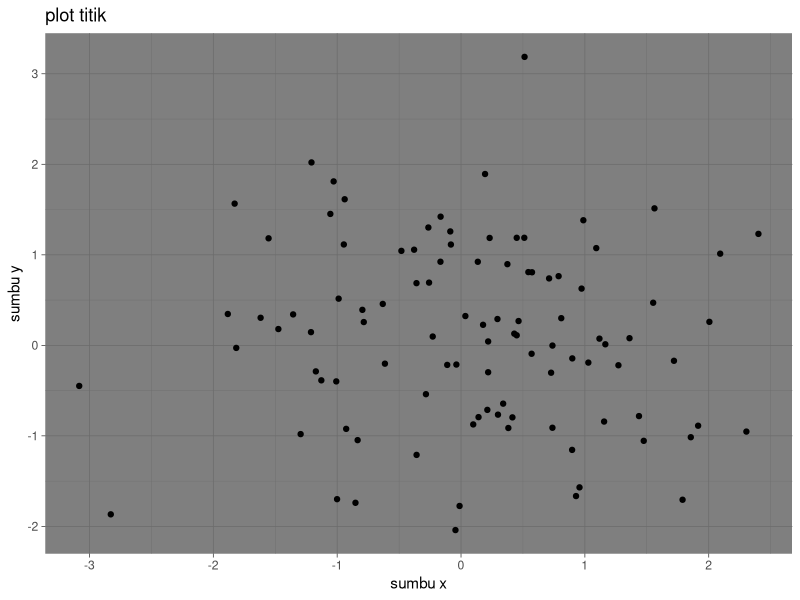
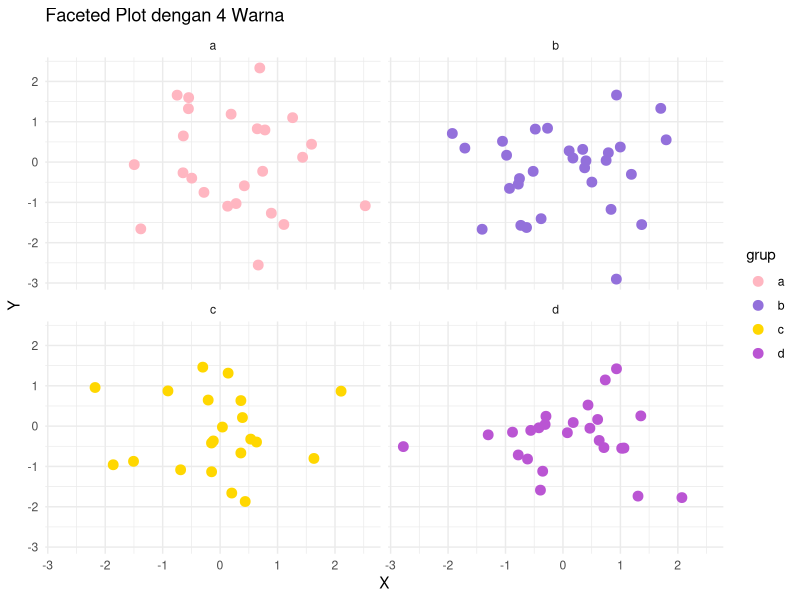
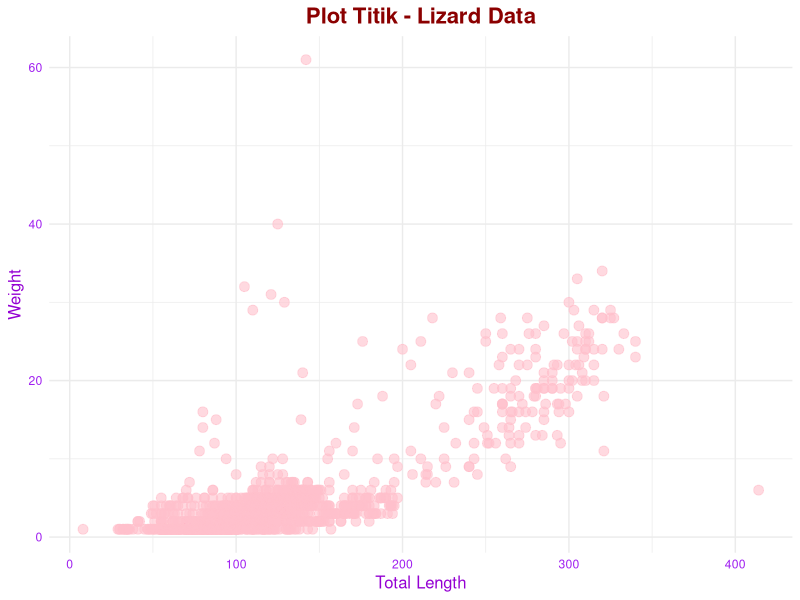
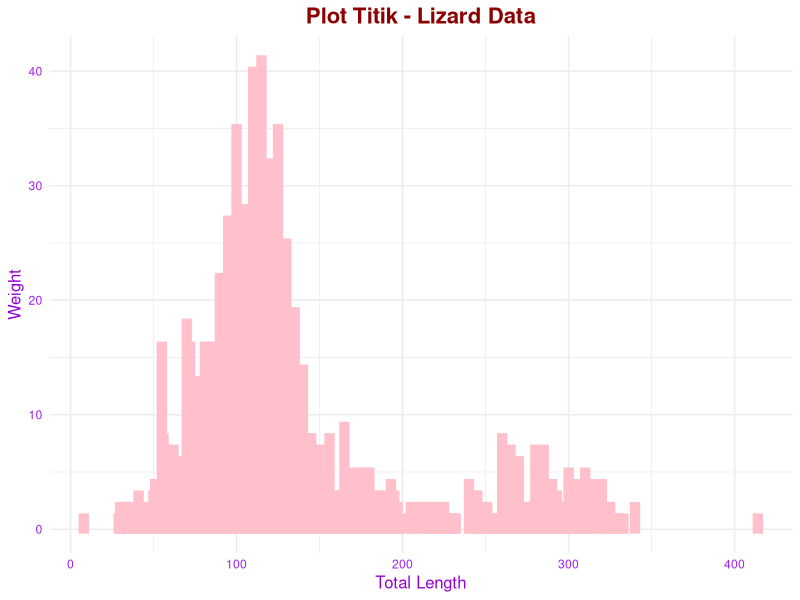
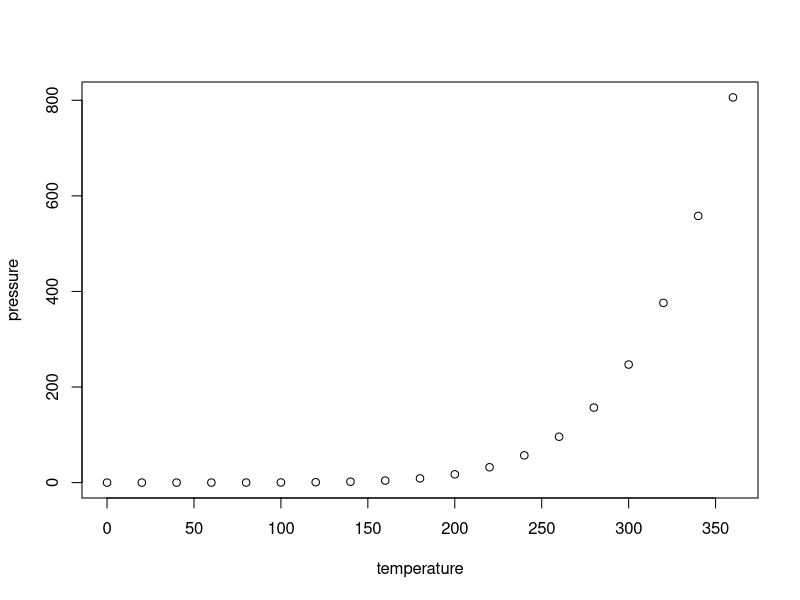

These figures' R source, in order:
## ---- chunk 1
knitr::opts_chunk$set(echo = TRUE)
## ---- chunk 2
#muat library ggplot2
library(ggplot2)

#buat data frame contoh
data <- data.frame(x = rnorm(100), y = rnorm(100))

#buat plot titik
ggplot(data, aes (x = x, y = y )) + 

#buat plot titik dengan label dan tema kustom
geom_point() + 
  labs(title = "plot titik", x = "sumbu x", y = "sumbu y") +
  theme_dark()

## ---- chunk 3
# Buat data frame
data <- data.frame(
  x = rnorm(100),
  y = rnorm(100),
  grup = sample(letters[1:4], 100, replace = TRUE)  # Kelompok: "a", "b", "c", "d"
)

# Plot dengan tema 1 warna 
library(ggplot2)

ggplot(data, aes(x = x, y = y, color = grup)) +
  geom_point(size = 3) +
  facet_wrap(~ grup) +
  scale_color_manual(values = c(
    "a" = "#FFB6C1",  # Pink lembut (inspirasi warna rambut Yae Miko)
    "b" = "#9370DB",  # Ungu medium (tema Electro Vision)
    "c" = "#FFD700",  # Emas (aksen detail Yae Miko)
    "d" = "#BA55D3"   # Ungu gelap (kekuatan elegan)
  )) +
  theme_minimal() +
  labs(
    title = "Faceted Plot dengan 4 Warna",
    x = "X",
    y = "Y"
  )

## ---- chunk 4
library(readr)
lizards <- read.csv("lizards.csv")
View(lizards)
# Load library ggplot2
library(ggplot2)

# Ngeload data
lizards <- read.csv("lizards.csv")

# Tampilin data
View(lizards)

# Nggunakake ggplot kanggo plot data
ggplot(lizards, aes(x = total_length, y = weight)) +
  geom_point(color = "pink", size = 3, alpha = 0.6) +  # Titik nganggo warna pink
  labs(title = "Plot Titik - Lizard Data", x = "Total Length", y = "Weight") +
  theme_minimal() +  # Tema minimalis
  theme(
    plot.title = element_text(hjust = 0.5, size = 16, face = "bold", color = "darkred"),  # Judul nganggo warna merah tua
    axis.title = element_text(size = 12, color = "darkviolet"),  # Judul sumbu nganggo ungu
    axis.text = element_text(color = "purple")  # Teks axis nganggo ungu
  )

## ---- chunk 5
# Load library ggplot2
library(ggplot2)

# Nggunakake ggplot kanggo plot data
ggplot(lizards, aes(x = total_length,)) +
  geom_bar(color = "pink", size = 3, alpha = 0.6) +  # Titik nganggo warna pink
  labs(title = "Plot Titik - Lizard Data", x = "Total Length", y = "Weight") +
  theme_minimal() +  # Tema minimalis
  theme(
    plot.title = element_text(hjust = 0.5, size = 16, face = "bold", color = "darkred"),  # Judul nganggo warna merah tua
    axis.title = element_text(size = 12, color = "darkviolet"),  # Judul sumbu nganggo ungu
    axis.text = element_text(color = "purple")  # Teks axis nganggo ungu
  )

## ---- chunk 6
library(readr)
iris <- read_csv("iris.csv")
View(iris)
## ---- chunk 7
summary(cars)
## ---- chunk 8
plot(pressure)
